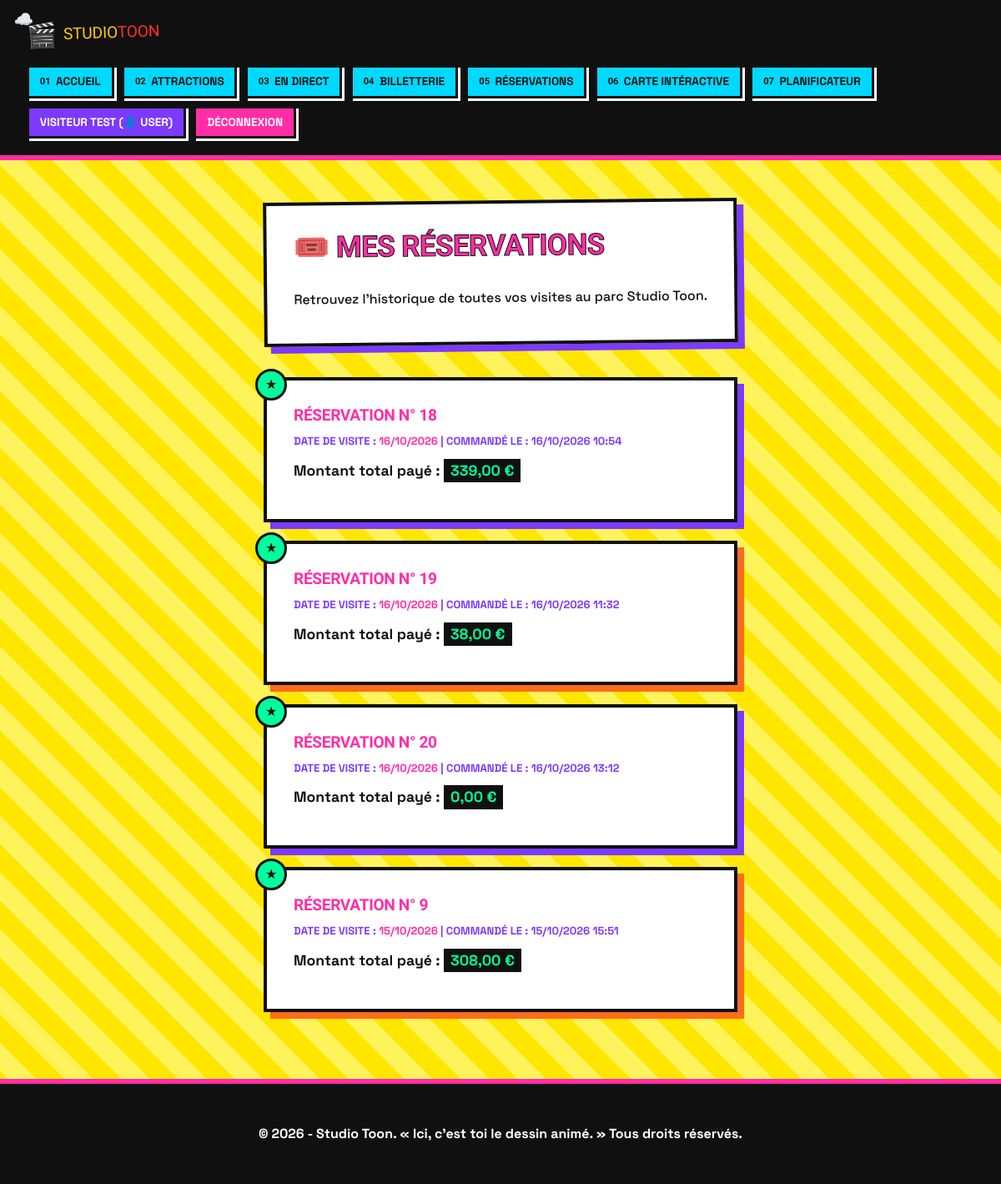
The app's page /index.php?action=mes_reservations (signed in) with its own data.
### tables this page shows
CREATE TABLE `reservations` (
  `id` int(11) NOT NULL,
  `utilisateur_id` int(11) NOT NULL,
  `date_visite` date NOT NULL,
  `prix_total` decimal(8,2) NOT NULL,
  `created_at` datetime DEFAULT current_timestamp()
);

### controllers/BilletterieController.php (called while the page is built, shortened)
<?php
require_once __DIR__ . '/../models/BilletterieModel.php';
class BilletterieController {
    private $model;
    public function __construct() {
        $this->model = new BilletterieModel();
    }
    public function mesReservations() {
        $reservations = $this->model->getReservationsByUser($_SESSION['user_id']);
        require_once 'views/mes_reservations.php';
    }
}

### config/Database.php (called while the page is built, shortened)
<?php
class Database
{
    private static $conn = null;
    public static function getConnection()
    {
        if (self::$conn === null) {
            $host = $_ENV['DB_HOST'] ?? 'localhost';
            $db_name = $_ENV['DB_NAME'] ?? '';
            $username = $_ENV['DB_USER'] ?? 'root';
            $password = $_ENV['DB_PASSWORD'] ?? '';
            try {
                self::$conn = new PDO(
                    "mysql:host=" . $host . ";dbname=" . $db_name . ";charset=utf8mb4",
                    $username,
                    $password,
                    [
                        PDO::ATTR_ERRMODE => PDO::ERRMODE_EXCEPTION,
                        PDO::ATTR_DEFAULT_FETCH_MODE => PDO::FETCH_ASSOC
                    ]
                );
            } catch (PDOException $exception) {
                die("Erreur de connexion : " . $exception->getMessage());
            }
        }
        return self::$conn;
    }
}

### models/BilletterieModel.php (called while the page is built, shortened)
<?php
require_once __DIR__ . '/../config/Database.php';
class BilletterieModel {
    private $db;
    public function __construct() {
        $this->db = Database::getConnection();
    }
    public function getReservationsByUser($utilisateur_id) {
        $stmt = $this->db->prepare("
            SELECT * FROM reservations
            WHERE utilisateur_id = ?
            ORDER BY date_visite DESC
        ");
        $stmt->execute([$utilisateur_id]);
        return $stmt->fetchAll();
    }
}

### views/mes_reservations.php (the view, shortened to what this page needs)
<div class="page-entete">
    <h1>🎟️ Mes Réservations</h1>
    <p class="page-entete__intro">Retrouvez l'historique de toutes vos visites au parc Studio Toon.</p>
</div>
<div class="liste-realisations">
    <?php if (!empty($reservations)): ?>
        <?php foreach ($reservations as $r): ?>
        <div class="carte-realisation" style="background: var(--fond-carte);">
            <h3>Réservation n° <?= $r['id'] ?></h3>
            <p class="carte-realisation__meta">
                Date de visite : <strong style="color: var(--rose);"><?= date('d/m/Y', strtotime($r['date_visite'])) ?></strong> |
                Commandé le : <?= date('d/m/Y H:i', strtotime($r['created_at'])) ?>
            </p>
            <p class="carte-realisation__extrait" style="font-size: 1.1rem; font-weight: 800;">
                Montant total payé : <span style="color: var(--vert); background: var(--noir); padding: 0.2rem 0.5rem;"><?= number_format($r['prix_total'], 2, ',', ' ') ?> €</span>
            </p>
        </div>
        <?php endforeach; ?>
    <?php else: ?>
        <p class="vide">Vous n'avez encore effectué aucune réservation pour le moment ! <a href="index.php?action=billetterie" style="color: var(--rose);">Réservez dès maintenant !</a></p>
    <?php endif; ?>
</div>
<?php
require 'views/base.php';
?>

### static/css/style-zinzin.css (style rules this page uses)
:root { --fond: #fff35c; --fond-carte: #ffffff; --rose: #ff2ea6; --vert: #00ff9c; --violet: #7c3aff; --cyan: #00d9ff; --orange: #ff6b1a; --noir: #101010; --rayon: 0px; --police-titre: "Archivo Black", "Impact", sans-serif; --police-texte: "Space Grotesk", monospace; }
* { box-sizing: border-box; }
body { margin: 0; background: repeating-linear-gradient(45deg, #fff35c 0 24px, #ffe600 24px 48px); color: var(--noir); font-family: var(--police-texte); line-height: 1.5; }
h1, h2, h3 { font-family: var(--police-titre); text-transform: uppercase; letter-spacing: -0.02em; }
.page-entete { margin-bottom: 2.5rem; background: var(--fond-carte); border: 4px solid var(--noir); box-shadow: 8px 8px 0 var(--violet); padding: 1.5rem 2rem; transform: rotate(-0.6deg); }
.page-entete h1 { font-size: 2.2rem; margin: 0 0 0.5rem; color: var(--rose); -webkit-text-stroke: 1px var(--noir); }
.page-entete__intro { max-width: 60ch; font-weight: 500; }
.liste-realisations { display: flex; flex-direction: column; gap: 1.4rem; }
.carte-realisation { display: block; padding: 1.75rem 2rem; background: var(--fond-carte); border: 4px solid var(--noir); box-shadow: 8px 8px 0 var(--violet); transition: transform 0.15s ease, box-shadow 0.15s ease; position: relative; }
.carte-realisation:nth-child(even) { box-shadow: 8px 8px 0 var(--orange); }
.carte-realisation::before { content: "★"; position: absolute; top: -14px; left: -14px; width: 32px; height: 32px; background: var(--vert); border: 3px solid var(--noir); border-radius: 50%; display: flex; align-items: center; justify-content: center; font-size: 1rem; }
.carte-realisation h3 { margin: 0 0 0.4rem; font-size: 1.2rem; color: var(--rose); }
.carte-realisation__meta { font-size: 0.82rem; text-transform: uppercase; font-weight: 700; color: var(--violet); margin: 0 0 0.75rem; }
.carte-realisation__extrait { margin: 0 0 1rem; font-weight: 500; }

### static/css/animations.css (style rules this page uses)
.page-entete h1 { display: inline-block; transition: transform 0.3s cubic-bezier(0.175, 0.885, 0.32, 1.275); }

### views/base.php (style rules this page uses)
html, body { height: 100%; margin: 0; }
body { display: flex; flex-direction: column; min-height: 100vh; }

### records on screen
reservations: id "18", date_visite "16/10/2026", created_at "16/10/2026 10:54", prix_total "339,00"
reservations: id "19", date_visite "16/10/2026", created_at "16/10/2026 11:32", prix_total "38,00"
reservations: id "20", date_visite "16/10/2026", created_at "16/10/2026 13:12", prix_total "0,00"
reservations: id "9", date_visite "15/10/2026", created_at "15/10/2026 15:51", prix_total "308,00"

### other values on screen
$_SESSION['user_nom'] "VISITEUR TEST"
